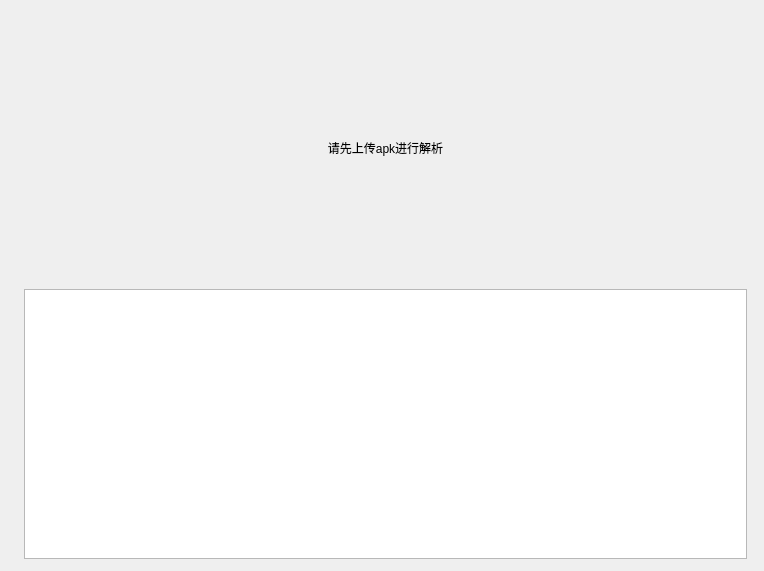
<?xml version="1.0" encoding="UTF-8"?>
<ui version="4.0">
 <class>Form</class>
 <widget class="QWidget" name="Form">
  <property name="geometry">
   <rect>
    <x>0</x>
    <y>0</y>
    <width>764</width>
    <height>571</height>
   </rect>
  </property>
  <property name="windowTitle">
   <string>Form</string>
  </property>
  <widget class="QWidget" name="verticalLayoutWidget">
   <property name="geometry">
    <rect>
     <x>0</x>
     <y>0</y>
     <width>771</width>
     <height>571</height>
    </rect>
   </property>
   <layout class="QVBoxLayout" name="verticalLayout">
    <property name="leftMargin">
     <number>24</number>
    </property>
    <property name="topMargin">
     <number>12</number>
    </property>
    <property name="rightMargin">
     <number>24</number>
    </property>
    <property name="bottomMargin">
     <number>12</number>
    </property>
    <item>
     <widget class="QLabel" name="lb_notic_please_update_apk">
      <property name="sizePolicy">
       <sizepolicy hsizetype="Expanding" vsizetype="Expanding">
        <horstretch>0</horstretch>
        <verstretch>0</verstretch>
       </sizepolicy>
      </property>
      <property name="text">
       <string>请先上传apk进行解析</string>
      </property>
      <property name="alignment">
       <set>Qt::AlignCenter</set>
      </property>
     </widget>
    </item>
    <item>
     <widget class="QTableWidget" name="tw_apk_info_table">
      <property name="editTriggers">
       <set>QAbstractItemView::NoEditTriggers</set>
      </property>
      <property name="dragEnabled">
       <bool>false</bool>
      </property>
      <property name="wordWrap">
       <bool>true</bool>
      </property>
     </widget>
    </item>
   </layout>
  </widget>
 </widget>
 <resources/>
 <connections/>
</ui>
